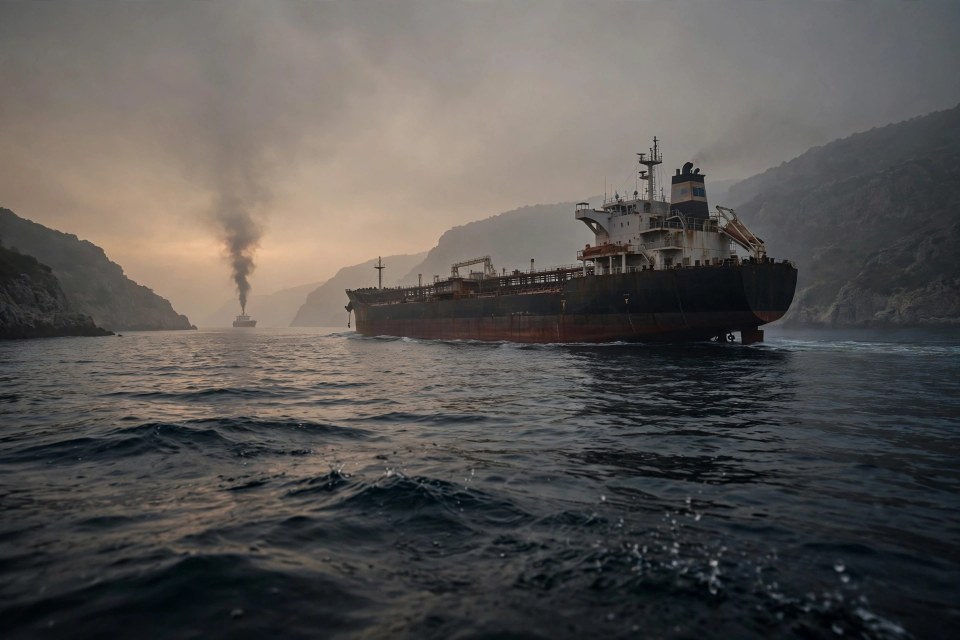
#> input picture assets/media-generation-panel-hormuz-0-7f93a5ea-b615-43e0-a324-34b8ca01c55c.webp, 1920 x 1280 px (shown at 1/2 size); its folder holds 3 pictures in this run
$ python build_courier.py
#> lines starting #> are read from the running program, lines starting #| are printed output that depends on the picture
#> in render, `page = Image.new("RGB", (PAGE_W, PAGE_H), PAPER)`:
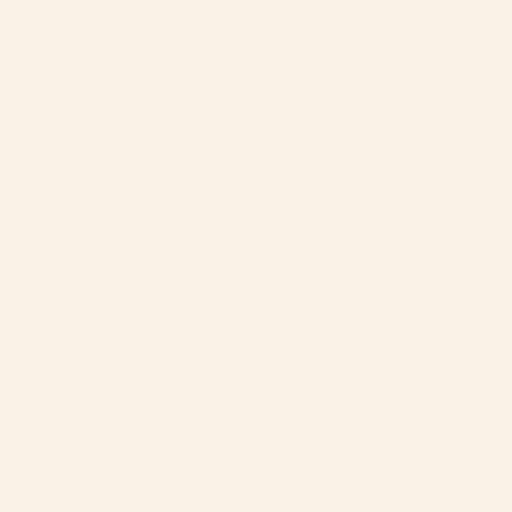
#> page: PIL image 1024x1024 RGB (shown at 1/2 size); mean R, G, B 247, 243, 234
#!/usr/bin/env python3
"""The Globe Courier — a one-page broadsheet front page for 23 November 2026.

Renders the make.fun news-image-20261123 entry: a 1024x1024 PNG broadsheet
with a centred masthead, three photo stories across the top row (the lead
story in the centre column), three text stories below, an IN BRIEF band and
a sources footer.

Inputs: the three photo panels in assets/ (WebP) and the story copy in this
file (researched from the morning wires of 23 November 2026; see BUILD.md).

The output is deterministic: fixed fonts, fixed geometry, no timestamps,
no randomness — running the script twice yields byte-identical PNGs.

Usage: python3 build_courier.py [output.png]   (default: entry.png)
"""
from __future__ import annotations

import sys
from pathlib import Path

from PIL import Image, ImageDraw, ImageFont

HERE = Path(__file__).resolve().parent
ASSETS = HERE / "assets"

PAGE_W, PAGE_H = 1024, 1024
MARGIN = 28
COL_W = 306
GUTTER = 25
CONTENT_W = PAGE_W - 2 * MARGIN  # 968
PHOTO_H = 180

# Palette — warm newsprint paper, charcoal ink, amber accent.
PAPER = (247, 243, 234)
INK = (26, 24, 20)
CHARCOAL = (35, 32, 28)
AMBER = (139, 92, 5)
AMBER_RULE = (160, 110, 10)
BODY_INK = (41, 38, 33)
GREY = (110, 104, 92)
HAIRLINE = (198, 191, 176)

MASTHEAD = "THE GLOBE COURIER"
DATE_LINE = "MONDAY, 23 NOVEMBER 2026"
DATE_TAIL = "  •  WORLD NEWS IN ONE PAGE"

# ---------------------------------------------------------------- stories

TOP_STORIES = [
    {
        "kicker": "STRAIT OF HORMUZ",
        "photo": "media-generation-panel-hormuz-0-7f93a5ea-b615-43e0-a324-34b8ca01c55c.webp",
        "caption": "A tanker in the Strait of Hormuz at dawn.",
        "headline": "Two more tankers hit mines as the strait burns",
        "body": (
            "Two supertankers catch fire after striking naval mines east of "
            "Hormuz on Sunday, and UK maritime authorities report projectile "
            "strikes near Khasab. Attacks on shipping are at their highest "
            "level since the war began."
        ),
    },
    {
        "kicker": "ANTALYA — LEAD STORY",
        "photo": "media-generation-panel-antalya-0-99704f85-53f1-4232-8983-529e92c3f1d0.webp",
        "caption": "The COP31 plenary hall in Antalya, emptying.",
        "headline": "COP31 collapses: no deal on fossil fuels",
        "body": (
            "After two weeks and record overtime, the climate summit ends "
            "without an overarching pact — the first such failure since "
            "Copenhagen in 2009. The EU, the UK and island states reject a "
            "text that never mentions fossil fuels."
        ),
    },
    {
        "kicker": "BENGHAZI",
        "photo": "media-generation-panel-benghazi-0-3e4ad8ef-b714-417f-b2e8-f3f865e50440.webp",
        "caption": "A warship listing in Benghazi harbour at dawn.",
        "headline": "Russian warship sunk by sea drones off Libya",
        "body": (
            "The corvette Merkury capsizes and sinks after suspected "
            "Ukrainian sea drones strike it in port; a second vessel is hit "
            "hours later. Libya asks the UN to investigate."
        ),
    },
]

LOWER_STORIES = [
    {
        "kicker": "BRUSSELS",
        "headline": "NATO meets today after Russian missiles land in Poland",
        "body": (
            "Prosecutors confirm all three objects that fell on Friday were "
            "Russian Kh-101 cruise missiles. The North Atlantic Council holds "
            "an emergency session in Brussels."
        ),
    },
    {
        "kicker": "SINALOA",
        "headline": "Mexico captures ‘El Chapo Isidro’ in deadly raid",
        "body": (
            "FBI most-wanted fugitive Fausto Isidro Meza Flores is seized in "
            "Guasave; 11 people are killed, four of them soldiers. US "
            "intelligence helped plan the raid."
        ),
    },
    {
        "kicker": "KYIV REGION",
        "headline": "Drone hits an apartment block; 11 missing in the rubble",
        "body": (
            "A Russian drone strikes a five-storey block in Dymer, north of "
            "Kyiv, early on Sunday, killing two. Rescuers search for "
            "survivors, including two children."
        ),
    },
]

BRIEF_ITEMS = [
    ("GENEVA", "128 states agree to pursue rules on killer robots by 2028."),
    ("JUBA", "24 civilians killed in fresh violence in South Sudan."),
    ("CIKANDE", "Seven bodies recovered, dozens missing after a factory fire in Indonesia."),
    ("OKINAWA", "Shuri Castle’s restored main hall opens, seven years after fire."),
]

SOURCES = "Sources: CNN • Reuters • Le Monde • AP • AFP • UKMTO • The Times"
TAGLINE = "THE GLOBE COURIER — ONE DAY. ONE PAGE."


# ---------------------------------------------------------------- fonts

def _find_font_file(stem: str) -> Path | None:
    """Locate a DejaVu font file by stem, searching the usual font dirs."""
    for base in ("/usr/share/fonts", "/usr/local/share/fonts"):
        for hit in Path(base).rglob(f"{stem}.ttf"):
            return hit
    return None


def load_font(stem: str, size: int) -> ImageFont.FreeTypeFont:
    path = _find_font_file(stem)
#> in render, `date_w = draw.textlength(DATE_LINE, font=date_font)`: date_w = 316.8
#> in render, `tail_w = draw.textlength(DATE_TAIL, font=date_font)`: tail_w = 331.6
#> in render, `total = date_w + tail_w`: total = 648.5
#> in render, `x0 = (PAGE_W - total) / 2`: x0 = 187.8
    if path is None:
        return ImageFont.load_default()
    return ImageFont.truetype(str(path), size)


# ---------------------------------------------------------------- text helpers

def wrap_text(draw: ImageDraw.ImageDraw, text: str,
              font: ImageFont.FreeTypeFont, width: int) -> list[str]:
    """Greedy word wrap: pack as many whole words per line as fit."""
    lines: list[str] = []
    current = ""
    for word in text.split():
        trial = f"{current} {word}".strip()
        if not current or draw.textlength(trial, font=font) <= width:
            current = trial
        else:
            lines.append(current)
            current = word
    if current:
        lines.append(current)
    return lines


def draw_tracked(draw: ImageDraw.ImageDraw, x: float, y: float, text: str,
                 font: ImageFont.FreeTypeFont, fill: tuple, tracking: int = 2) -> None:
    """Draw text with extra space between letters (kicker style)."""
#> called with x = 28, y = 148, text = 'STRAIT OF HORMUZ', fill = (139, 92, 5), tracking = 2
    for char in text:
        draw.text((x, y), char, font=font, fill=fill)
        x += draw.textlength(char, font=font) + tracking


def tracked_width(draw: ImageDraw.ImageDraw, text: str,
                  font: ImageFont.FreeTypeFont, tracking: int = 2) -> float:
    total = sum(draw.textlength(ch, font=font) for ch in text)
    return total + tracking * max(len(text) - 1, 0)


def centre_x(draw: ImageDraw.ImageDraw, text: str,
             font: ImageFont.FreeTypeFont, tracking: int = 0) -> float:
    if tracking:
        width = tracked_width(draw, text, font, tracking)
    else:
        width = draw.textlength(text, font=font)
    return (PAGE_W - width) / 2


# ---------------------------------------------------------------- photos

def photo_panel(path: Path, width: int, height: int) -> Image.Image:
    """Centre-crop a photo to the target aspect, then scale it down."""
#> called with width = 306, height = 180
    img = Image.open(path).convert("RGB")
#> img is the input picture: PIL image 1920x1280 RGB; mean R, G, B 88.7, 85.7, 83
    want = width / height
    w, h = img.size
#> w = 1920; h = 1280
    if w / h > want:  # too wide: trim the sides
        new_w = int(h * want)
        left = (w - new_w) // 2
        img = img.crop((left, 0, left + new_w, h))
    else:  # too tall: trim top and bottom
        new_h = int(w / want)
#> new_h = 1129
        top = (h - new_h) // 2
#> top = 75
        img = img.crop((0, top, w, top + new_h))
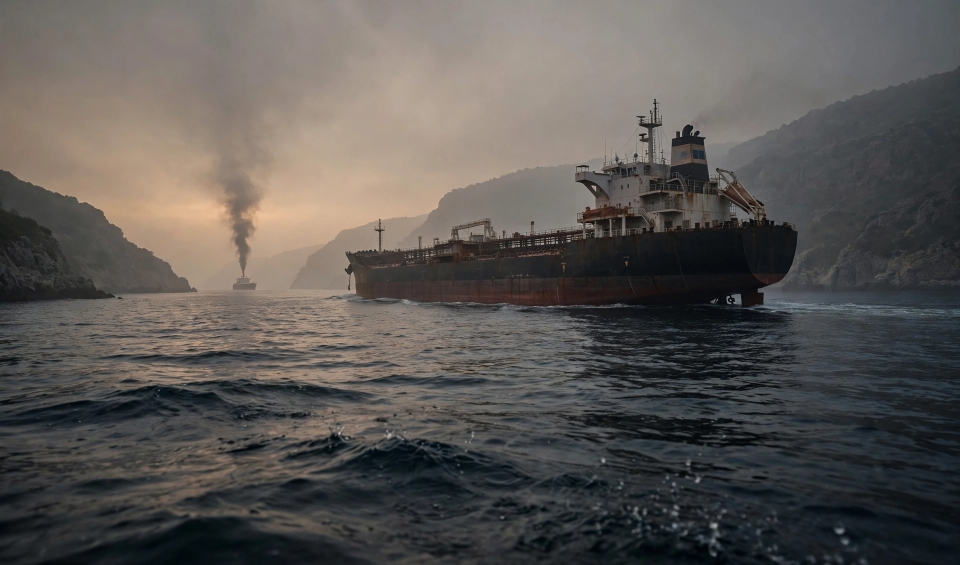
#> img: PIL image 1920x1129 RGB (shown at 1/2 size); mean R, G, B 90.8, 87.2, 84.1
    return img.resize((width, height), Image.LANCZOS)
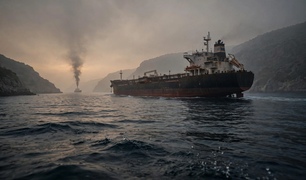
#> returned value: PIL image 306x180 RGB; mean R, G, B 90.8, 87.2, 84.1


# ---------------------------------------------------------------- column drawing

def draw_photo_story(draw, page, x, story, y_top, fonts):
    """One top-row story: kicker, photo, caption, headline, body."""
    kicker_font, caption_font, headline_font, body_font = fonts
    draw_tracked(draw, x, y_top, story["kicker"], kicker_font, AMBER)
    y = y_top + 24
    panel = photo_panel(ASSETS / story["photo"], COL_W, PHOTO_H)
    page.paste(panel, (x, y))
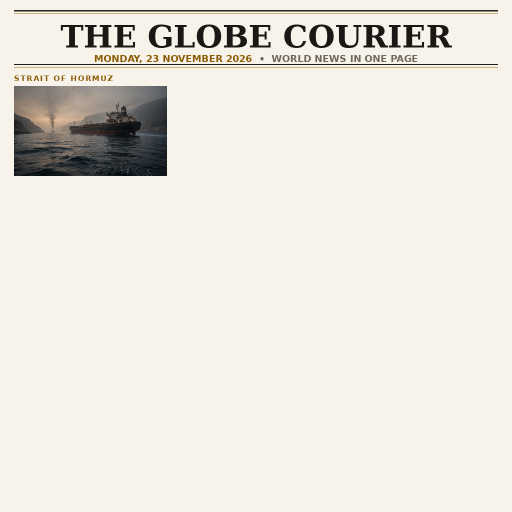
#> page: PIL image 1024x1024 RGB (shown at 1/2 size); mean R, G, B 234, 229.9, 220.9
    draw.rectangle([x, y, x + COL_W - 1, y + PHOTO_H - 1], outline=INK, width=1)
    y += PHOTO_H + 8
    for line in wrap_text(draw, story["caption"], caption_font, COL_W):
        draw.text((x, y), line, font=caption_font, fill=GREY)
        y += 18
    y += 6
    for line in wrap_text(draw, story["headline"], headline_font, COL_W):
        draw.text((x, y), line, font=headline_font, fill=INK)
        y += 33
    y += 6
    for line in wrap_text(draw, story["body"], body_font, COL_W):
        draw.text((x, y), line, font=body_font, fill=BODY_INK)
        y += 19
    return y


def draw_text_story(draw, x, story, y_top, fonts):
    """One lower-row story: kicker, headline, body (no photo)."""
    kicker_font, headline_font, body_font = fonts
    draw_tracked(draw, x, y_top, story["kicker"], kicker_font, AMBER)
    y = y_top + 24
    for line in wrap_text(draw, story["headline"], headline_font, COL_W):
        draw.text((x, y), line, font=headline_font, fill=INK)
        y += 29
    y += 6
    for line in wrap_text(draw, story["body"], body_font, COL_W):
        draw.text((x, y), line, font=body_font, fill=BODY_INK)
        y += 19
    return y


def draw_brief_item(draw, x, y, width, place, text, fonts):
    """One IN BRIEF item: amber square bullet, bold place name, body text."""
    bold_font, body_font = fonts
    bullet = 8
    draw.rectangle([x, y + 5, x + bullet - 1, y + 5 + bullet - 1], fill=AMBER)
    tx = x + bullet + 8
    tw = width - (bullet + 8)
    lead = f"{place} — "
    lines = wrap_text(draw, lead + text, body_font, tw)
    for i, line in enumerate(lines):
        if i == 0:
            draw.text((tx, y), lead, font=bold_font, fill=INK)
            rest = line[len(lead):]
            rx = tx + draw.textlength(lead, font=bold_font)
            draw.text((rx, y), rest, font=body_font, fill=BODY_INK)
        else:
            draw.text((tx, y), line, font=body_font, fill=BODY_INK)
        y += 19
    return y


# ---------------------------------------------------------------- page

def render() -> Image.Image:
    page = Image.new("RGB", (PAGE_W, PAGE_H), PAPER)
    draw = ImageDraw.Draw(page)

    masthead_font = load_font("DejaVuSerif-Bold", 62)
    date_font = load_font("DejaVuSans-Bold", 19)
    kicker_font = load_font("DejaVuSans-Bold", 15)
    caption_font = load_font("DejaVuSerif-Italic", 13)
    headline_font = load_font("DejaVuSerif-Bold", 28)
    headline2_font = load_font("DejaVuSerif-Bold", 24)
    body_font = load_font("DejaVuSerif", 14)
    brief_bold_font = load_font("DejaVuSerif-Bold", 14)
    chip_font = load_font("DejaVuSans-Bold", 15)
    footer_font = load_font("DejaVuSans", 13)
    tagline_font = load_font("DejaVuSans-Bold", 14)

    # --- top rules + masthead + dateline + double rule
    draw.rectangle([MARGIN, 20, MARGIN + CONTENT_W - 1, 22], fill=CHARCOAL)
    draw.line([MARGIN, 27, MARGIN + CONTENT_W - 1, 27], fill=AMBER_RULE, width=1)
    draw.text((centre_x(draw, MASTHEAD, masthead_font), 36),
              MASTHEAD, font=masthead_font, fill=INK)
    date_w = draw.textlength(DATE_LINE, font=date_font)
    tail_w = draw.textlength(DATE_TAIL, font=date_font)
    total = date_w + tail_w
    x0 = (PAGE_W - total) / 2
    draw.text((x0, 106), DATE_LINE, font=date_font, fill=AMBER)
    draw.text((x0 + date_w, 106), DATE_TAIL, font=date_font, fill=GREY)
    draw.rectangle([MARGIN, 128, MARGIN + CONTENT_W - 1, 129], fill=CHARCOAL)
    draw.line([MARGIN, 134, MARGIN + CONTENT_W - 1, 134], fill=AMBER_RULE, width=1)

    # --- row A: three photo stories, lead in the centre column
    col_x = [MARGIN, MARGIN + COL_W + GUTTER, MARGIN + 2 * (COL_W + GUTTER)]
    row_a_top = 148
    bottoms = []
    for x, story in zip(col_x, TOP_STORIES):
        bottoms.append(draw_photo_story(
            draw, page, x, story, row_a_top,
            (kicker_font, caption_font, headline_font, body_font)))
#> pass 2 of the loop in render, `for x, story in zip(col_x, TOP_STORIES):`:
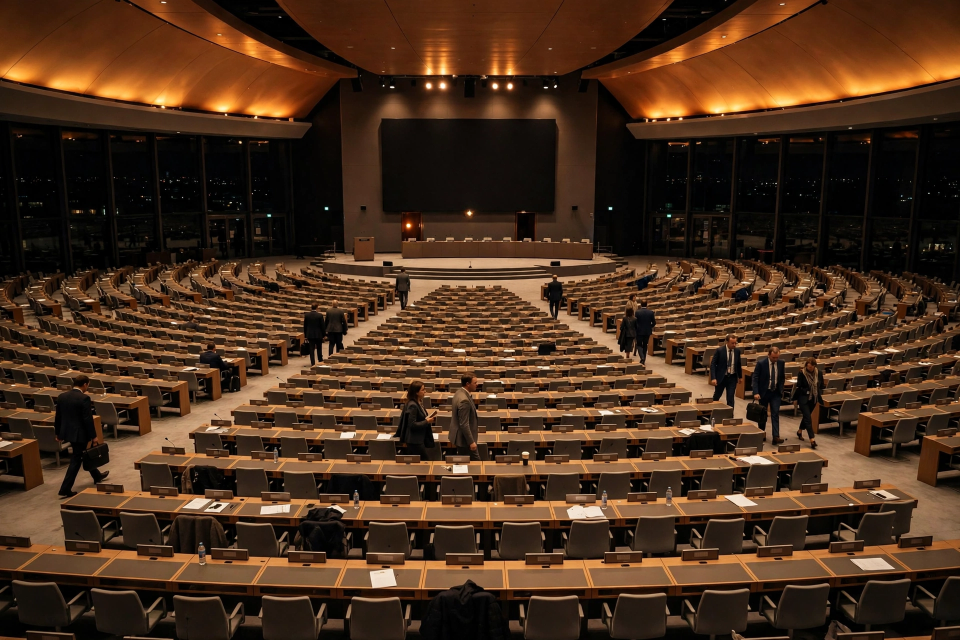
#> input picture assets/media-generation-panel-antalya-0-99704f85-53f1-4232-8983-529e92c3f1d0.webp, 1920 x 1280 px (shown at 1/2 size)
#> in photo_panel, img is the input picture: PIL image 1920x1280 RGB; mean R, G, B 73.8, 47.5, 28.4
#> in photo_panel (call 2), `return img.resize((width, height), Image.LANCZOS)`:
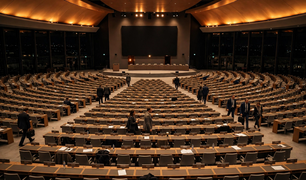
#> returned value: PIL image 306x180 RGB; mean R, G, B 76.8, 50.2, 30.4
#> in draw_photo_story (call 2), `page.paste(panel, (x, y))`:
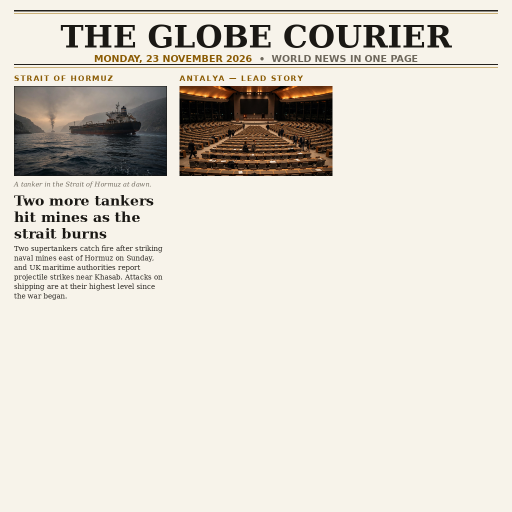
#> page: PIL image 1024x1024 RGB (shown at 1/2 size); mean R, G, B 223, 217.6, 208
#> pass 3 of the loop in render, `for x, story in zip(col_x, TOP_STORIES):`:
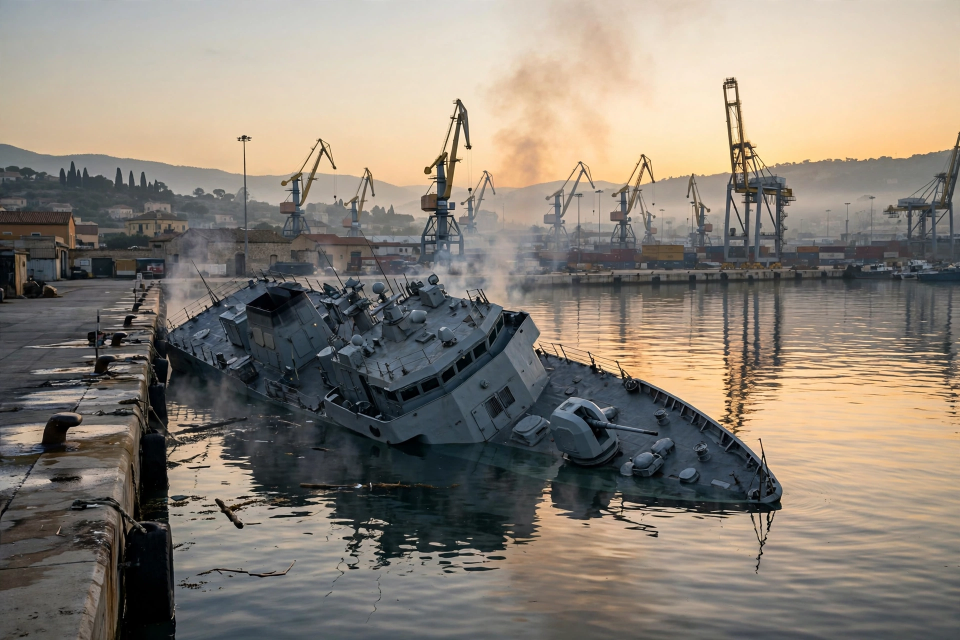
#> input picture assets/media-generation-panel-benghazi-0-3e4ad8ef-b714-417f-b2e8-f3f865e50440.webp, 1920 x 1280 px (shown at 1/2 size)
#> in photo_panel, img is the input picture: PIL image 1920x1280 RGB; mean R, G, B 137.5, 129.1, 118.3
#> in photo_panel (call 3), `return img.resize((width, height), Image.LANCZOS)`:
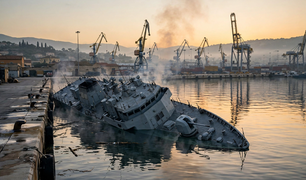
#> returned value: PIL image 306x180 RGB; mean R, G, B 135.7, 126.7, 115.2
#> in draw_photo_story (call 3), `page.paste(panel, (x, y))`:
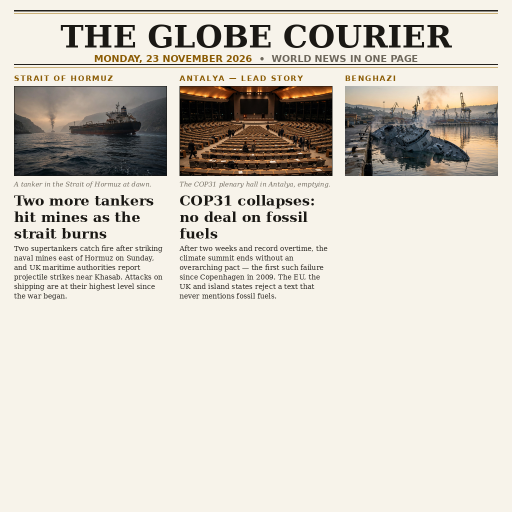
#> page: PIL image 1024x1024 RGB (shown at 1/2 size); mean R, G, B 215.2, 209.6, 199.9
    row_a_bottom = max(bottoms)
#> row_a_bottom = 603
    # faint vertical separators between the columns
    for sep_x in (col_x[1] - GUTTER // 2 - 1, col_x[2] - GUTTER // 2 - 1):
        draw.line([sep_x, row_a_top, sep_x, row_a_bottom], fill=HAIRLINE, width=1)

    # --- row B: three text stories
    y = row_a_bottom + 12
#> y = 615
    draw.line([MARGIN, y, MARGIN + CONTENT_W - 1, y], fill=HAIRLINE, width=1)
    row_b_top = y + 12
#> row_b_top = 627
    bottoms_b = []
    for x, story in zip(col_x, LOWER_STORIES):
        bottoms_b.append(draw_text_story(
            draw, x, story, row_b_top,
            (kicker_font, headline2_font, body_font)))
#> after the loop, bottoms_b = [820, 820, 820]
    row_b_bottom = max(bottoms_b)
#> row_b_bottom = 820
    for sep_x in (col_x[1] - GUTTER // 2 - 1, col_x[2] - GUTTER // 2 - 1):
        draw.line([sep_x, row_b_top, sep_x, row_b_bottom], fill=HAIRLINE, width=1)

    # --- IN BRIEF band
    y = row_b_bottom + 12
#> y = 832
    draw.line([MARGIN, y, MARGIN + CONTENT_W - 1, y], fill=HAIRLINE, width=1)
    y += 12
#> y = 844
    chip = "IN BRIEF"
    chip_w = draw.textlength(chip, font=chip_font) + 28
#> chip_w = 100.4
    draw.rectangle([MARGIN, y, MARGIN + chip_w - 1, y + 25], fill=CHARCOAL)
    draw.text((MARGIN + 14, y + 5), chip, font=chip_font, fill=AMBER)
    y += 25 + 10
#> y = 879
    brief_w = (CONTENT_W - GUTTER) // 2
    row_ends = []
    for row in range(2):
        left = BRIEF_ITEMS[row * 2]
        right = BRIEF_ITEMS[row * 2 + 1]
        end_l = draw_brief_item(draw, MARGIN, y, brief_w, left[0], left[1],
                                (brief_bold_font, body_font))
        end_r = draw_brief_item(draw, MARGIN + brief_w + GUTTER, y, brief_w,
                                right[0], right[1],
                                (brief_bold_font, body_font))
        row_ends.append(max(end_l, end_r))
        y = max(end_l, end_r) + 8
#> this loop made 2 passes
#> (end_l, end_r, y) on passes 1 to 2: (917, 898, 925), (963, 963, 971)
#> after the loop, row_ends = [917, 963]

    # --- footer
    y = row_ends[-1] + 6
#> y = 969
    draw.line([MARGIN, y, MARGIN + CONTENT_W - 1, y], fill=HAIRLINE, width=1)
    draw.text((centre_x(draw, SOURCES, footer_font), y + 10),
              SOURCES, font=footer_font, fill=GREY)
    draw.text((centre_x(draw, TAGLINE, tagline_font), y + 32),
              TAGLINE, font=tagline_font, fill=AMBER)
    return page


def main(argv: list[str]) -> int:
    out = Path(argv[1]) if len(argv) > 1 else HERE / "entry.png"
    img = render()
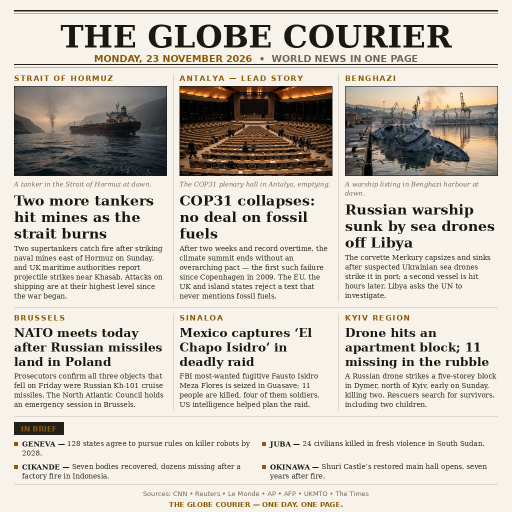
#> img: PIL image 1024x1024 RGB (shown at 1/2 size); mean R, G, B 206.4, 200.7, 190.9
    img.save(out, format="PNG")
    print(f"wrote {out} ({img.size[0]}x{img.size[1]})")
#| wrote entry.png (1024x1024)
    return 0


if __name__ == "__main__":
    raise SystemExit(main(sys.argv))
#> (the program exits here)
